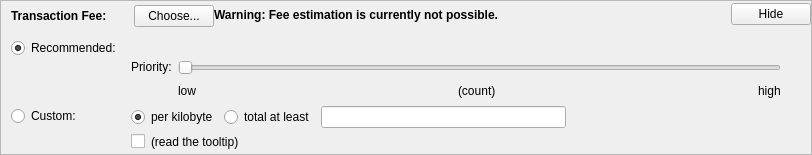
    <widget class="QFrame" name="frameFee">
     <property name="sizePolicy">
      <sizepolicy hsizetype="Expanding" vsizetype="Expanding">
       <horstretch>0</horstretch>
       <verstretch>0</verstretch>
      </sizepolicy>
     </property>
     <property name="maximumSize">
      <size>
       <width>16777215</width>
       <height>16777215</height>
      </size>
     </property>
     <property name="frameShape">
      <enum>QFrame::StyledPanel</enum>
     </property>
     <property name="frameShadow">
      <enum>QFrame::Sunken</enum>
     </property>
     <layout class="QVBoxLayout" name="verticalLayoutFee1">
      <property name="spacing">
       <number>0</number>
      </property>
      <property name="leftMargin">
       <number>0</number>
      </property>
      <property name="topMargin">
       <number>0</number>
      </property>
      <property name="rightMargin">
       <number>0</number>
      </property>
      <property name="bottomMargin">
       <number>0</number>
      </property>
      <item>
       <layout class="QVBoxLayout" name="verticalLayoutFee2" stretch="0,0,0">
        <property name="spacing">
         <number>0</number>
        </property>
        <property name="leftMargin">
         <number>10</number>
        </property>
        <property name="topMargin">
         <number>0</number>
        </property>
        <item>
         <layout class="QHBoxLayout" name="horizontalLayoutFee1">
          <property name="bottomMargin">
           <number>0</number>
          </property>
          <item>
           <layout class="QVBoxLayout" name="verticalLayoutFee7">
            <property name="spacing">
             <number>0</number>
            </property>
            <item>
             <spacer name="verticalSpacerSmartFee">
              <property name="orientation">
               <enum>Qt::Vertical</enum>
              </property>
              <property name="sizeType">
               <enum>QSizePolicy::Fixed</enum>
              </property>
              <property name="sizeHint" stdset="0">
               <size>
                <width>1</width>
                <height>4</height>
               </size>
              </property>
             </spacer>
            </item>
            <item>
             <layout class="QHBoxLayout" name="horizontalLayoutSmartFee">
              <property name="spacing">
               <number>10</number>
              </property>
              <item>
               <widget class="QLabel" name="labelFeeHeadline">
                <property name="sizePolicy">
                 <sizepolicy hsizetype="Preferred" vsizetype="Maximum">
                  <horstretch>0</horstretch>
                  <verstretch>0</verstretch>
                 </sizepolicy>
                </property>
                <property name="font">
                 <font>
                  <weight>75</weight>
                  <bold>true</bold>
                 </font>
                </property>
                <property name="styleSheet">
                 <string notr="true">font-weight:bold;</string>
                </property>
                <property name="text">
                 <string>Transaction Fee:</string>
                </property>
               </widget>
              </item>
              <item>
               <widget class="QLabel" name="labelFeeMinimized">
                <property name="text">
                 <string/>
                </property>
               </widget>
              </item>
              <item>
               <widget class="QPushButton" name="buttonChooseFee">
                <property name="text">
                 <string>Choose...</string>
                </property>
               </widget>
              </item>
             </layout>
            </item>
            <item>
             <spacer name="verticalSpacer_5">
              <property name="orientation">
               <enum>Qt::Vertical</enum>
              </property>
              <property name="sizeHint" stdset="0">
               <size>
                <width>1</width>
                <height>1</height>
               </size>
              </property>
             </spacer>
            </item>
           </layout>
          </item>
          <item>
           <widget class="QLabel" name="fallbackFeeWarningLabel">
            <property name="toolTip">
             <string>Using the fallbackfee can result in sending a transaction that will take several hours or days (or never) to confirm. Consider choosing your fee manually or wait until you have validated the complete chain.</string>
            </property>
            <property name="font">
            <font>
                <weight>75</weight>
                <bold>true</bold>
            </font>
            </property>
            <property name="text">
             <string>Warning: Fee estimation is currently not possible.</string>
            </property>
            <property name="wordWrap">
             <bool>false</bool>
            </property>
           </widget>
          </item>
          <item>
           <spacer name="horizontalSpacer_4">
            <property name="orientation">
             <enum>Qt::Horizontal</enum>
            </property>
            <property name="sizeType">
             <enum>QSizePolicy::MinimumExpanding</enum>
            </property>
            <property name="sizeHint" stdset="0">
             <size>
              <width>40</width>
              <height>20</height>
             </size>
            </property>
           </spacer>
          </item>
          <item>
           <widget class="QPushButton" name="buttonMinimizeFee">
            <property name="toolTip">
             <string>collapse fee-settings</string>
            </property>
            <property name="text">
             <string>Hide</string>
            </property>
           </widget>
          </item>
         </layout>
        </item>
        <item>
         <widget class="QFrame" name="frameFeeSelection">
          <layout class="QVBoxLayout" name="verticalLayoutFee12">
           <property name="spacing">
            <number>0</number>
           </property>
           <property name="leftMargin">
            <number>0</number>
           </property>
           <property name="topMargin">
            <number>0</number>
           </property>
           <property name="rightMargin">
            <number>0</number>
           </property>
           <property name="bottomMargin">
            <number>0</number>
           </property>
           <item>
            <layout class="QGridLayout" name="gridLayoutFee">
             <property name="topMargin">
              <number>10</number>
             </property>
             <property name="bottomMargin">
              <number>4</number>
             </property>
             <property name="horizontalSpacing">
              <number>10</number>
             </property>
             <property name="verticalSpacing">
              <number>4</number>
             </property>
             <item row="1" column="1">
              <layout class="QVBoxLayout" name="verticalLayoutFee8">
               <property name="spacing">
                <number>6</number>
               </property>
               <item>
                <layout class="QHBoxLayout" name="horizontalLayoutFee13">
                 <item>
                  <widget class="QRadioButton" name="radioCustomPerKilobyte">
                   <property name="toolTip">
                    <string>If the custom fee is set to 1000 koinu and the transaction is only 250 bytes, then &quot;per kilobyte&quot; only pays 250 koinu in fee, while &quot;total at least&quot; pays 1000 koinu. For transactions bigger than a kilobyte both pay by kilobyte.</string>
                   </property>
                   <property name="text">
                    <string>per kilobyte</string>
                   </property>
                   <property name="checked">
                    <bool>true</bool>
                   </property>
                   <attribute name="buttonGroup">
                    <string notr="true">groupCustomFee</string>
                   </attribute>
                  </widget>
                 </item>
                 <item>
                  <widget class="QRadioButton" name="radioCustomAtLeast">
                   <property name="toolTip">
                    <string>If the custom fee is set to 1000 koinu and the transaction is only 250 bytes, then &quot;per kilobyte&quot; only pays 250 koinu in fee, while &quot;total at least&quot; pays 1000 koinu. For transactions bigger than a kilobyte both pay by kilobyte.</string>
                   </property>
                   <property name="text">
                    <string>total at least</string>
                   </property>
                   <attribute name="buttonGroup">
                    <string notr="true">groupCustomFee</string>
                   </attribute>
                  </widget>
                 </item>
                 <item>
                  <widget class="BitcoinAmountField" name="customFee"/>
                 </item>
                 <item>
                  <spacer name="horizontalSpacer_6">
                   <property name="orientation">
                    <enum>Qt::Horizontal</enum>
                   </property>
                   <property name="sizeHint" stdset="0">
                    <size>
                     <width>1</width>
                     <height>1</height>
                    </size>
                   </property>
                  </spacer>
                 </item>
                </layout>
               </item>
               <item>
                <layout class="QHBoxLayout" name="horizontalLayoutFee8">
                 <item>
                  <widget class="QCheckBox" name="checkBoxMinimumFee">
                   <property name="toolTip">
                    <string>Paying only the minimum fee is just fine as long as there is less transaction volume than space in the blocks. But be aware that this can end up in a never confirming transaction once there is more demand for sixcoin transactions than the network can process.</string>
                   </property>
                   <property name="text">
                    <string/>
                   </property>
                  </widget>
                 </item>
                 <item>
                  <widget class="QLabel" name="labelMinFeeWarning">
                   <property name="enabled">
                    <bool>true</bool>
                   </property>
                   <property name="toolTip">
                    <string>Paying only the minimum fee is just fine as long as there is less transaction volume than space in the blocks. But be aware that this can end up in a never confirming transaction once there is more demand for sixcoin transactions than the network can process.</string>
                   </property>
                   <property name="text">
                    <string>(read the tooltip)</string>
                   </property>
                   <property name="margin">
                    <number>5</number>
                   </property>
                  </widget>
                 </item>
                 <item>
                  <spacer name="horizontalSpacer_2">
                   <property name="orientation">
                    <enum>Qt::Horizontal</enum>
                   </property>
                   <property name="sizeHint" stdset="0">
                    <size>
                     <width>1</width>
                     <height>1</height>
                    </size>
                   </property>
                  </spacer>
                 </item>
                </layout>
               </item>
              </layout>
             </item>
             <item row="0" column="0">
              <layout class="QVBoxLayout" name="verticalLayoutFee4" stretch="0,1">
               <item>
                <widget class="QRadioButton" name="radioSmartFee">
                 <property name="text">
                  <string>Recommended:</string>
                 </property>
                 <property name="checked">
                  <bool>true</bool>
                 </property>
                 <attribute name="buttonGroup">
                  <string notr="true">groupFee</string>
                 </attribute>
                </widget>
               </item>
               <item>
                <spacer name="verticalSpacer_2">
                 <property name="orientation">
                  <enum>Qt::Vertical</enum>
                 </property>
                 <property name="sizeHint" stdset="0">
                  <size>
                   <width>1</width>
                   <height>1</height>
                  </size>
                 </property>
                </spacer>
               </item>
              </layout>
             </item>
             <item row="1" column="0">
              <layout class="QVBoxLayout" name="verticalLayoutFee9" stretch="0,1">
               <item>
                <widget class="QRadioButton" name="radioCustomFee">
                 <property name="text">
                  <string>Custom:</string>
                 </property>
                 <attribute name="buttonGroup">
                  <string notr="true">groupFee</string>
                 </attribute>
                </widget>
               </item>
               <item>
                <spacer name="verticalSpacer_6">
                 <property name="orientation">
                  <enum>Qt::Vertical</enum>
                 </property>
                 <property name="sizeHint" stdset="0">
                  <size>
                   <width>1</width>
                   <height>1</height>
                  </size>
                 </property>
                </spacer>
               </item>
              </layout>
             </item>
             <item row="0" column="1">
              <layout class="QVBoxLayout" name="verticalLayoutFee3" stretch="0,0,1">
               <property name="spacing">
                <number>6</number>
               </property>
               <property name="topMargin">
                <number>2</number>
               </property>
               <item>
                <layout class="QHBoxLayout" name="horizontalLayoutFee12">
                 <item>
                  <widget class="QLabel" name="labelPriority">
                   <property name="text">
                    <string/>
                   </property>
                   <property name="margin">
                    <number>2</number>
                   </property>
                  </widget>
                 </item>
                 <item>
                  <widget class="QLabel" name="labelFeeEstimation">
                   <property name="text">
                    <string/>
                   </property>
                  </widget>
	         </item>
                 <!-- sixcoin does not use smart fees, so we do not have the smart fee warning here -->
                 <item>
                  <spacer name="horizontalSpacer_5">
                   <property name="orientation">
                    <enum>Qt::Horizontal</enum>
                   </property>
                   <property name="sizeHint" stdset="0">
                    <size>
                     <width>1</width>
                     <height>1</height>
                    </size>
                   </property>
                  </spacer>
                 </item>
                </layout>
               </item>
               <item>
                <layout class="QHBoxLayout" name="horizontalLayoutFee9">
                 <item>
                  <layout class="QVBoxLayout" name="verticalLayoutFee6">
                   <item>
                    <widget class="QLabel" name="labelPriority3">
                     <property name="text">
                      <string>Priority:</string>
                     </property>
                     <property name="margin">
                      <number>2</number>
                     </property>
                    </widget>
                   </item>
                   <item>
                    <spacer name="verticalSpacer_3">
                     <property name="orientation">
                      <enum>Qt::Vertical</enum>
                     </property>
                     <property name="sizeHint" stdset="0">
                      <size>
                       <width>1</width>
                       <height>1</height>
                      </size>
                     </property>
                    </spacer>
                   </item>
                  </layout>
                 </item>
                 <item>
                  <layout class="QVBoxLayout" name="verticalLayoutFee5">
                   <property name="rightMargin">
                    <number>30</number>
                   </property>
                   <item>
                    <widget class="QSlider" name="sliderSmartFee">
                     <property name="minimum">
                      <number>0</number>
                     </property>
                     <property name="maximum">
                      <number>5</number>
                     </property>
                     <property name="pageStep">
                      <number>1</number>
                     </property>
                     <property name="value">
                      <number>0</number>
                     </property>
                     <property name="orientation">
                      <enum>Qt::Horizontal</enum>
                     </property>
                     <property name="invertedAppearance">
                      <bool>false</bool>
                     </property>
                     <property name="invertedControls">
                      <bool>false</bool>
                     </property>
                     <property name="tickPosition">
                      <enum>QSlider::NoTicks</enum>
                     </property>
                    </widget>
                   </item>
                   <item>
                    <layout class="QHBoxLayout" name="horizontalLayoutFee10">
                     <item>
                      <widget class="QLabel" name="labelPriorityLow">
                       <property name="text">
                        <string>low</string>
                       </property>
                      </widget>
                     </item>
                     <item>
                      <spacer name="horizontalSpacer_7">
                       <property name="orientation">
                        <enum>Qt::Horizontal</enum>
                       </property>
                       <property name="sizeHint" stdset="0">
                        <size>
                         <width>40</width>
                         <height>20</height>
                        </size>
                       </property>
                      </spacer>
                     </item>
                     <item>
                      <widget class="QLabel" name="confirmationTargetLabel">
                       <property name="text">
                        <string notr="true">(count)</string>
                       </property>
                      </widget>
                     </item>
                     <item>
                      <spacer name="horizontalSpacer_3">
                       <property name="orientation">
                        <enum>Qt::Horizontal</enum>
                       </property>
                       <property name="sizeHint" stdset="0">
                        <size>
                         <width>40</width>
                         <height>20</height>
                        </size>
                       </property>
                      </spacer>
                     </item>
                     <item>
                      <widget class="QLabel" name="labelPriorityHigh">
                       <property name="text">
                        <string>high</string>
                       </property>
                      </widget>
                     </item>
                    </layout>
                   </item>
                  </layout>
                 </item>
                </layout>
               </item>
               <item>
                <spacer name="verticalSpacer_4">
                 <property name="orientation">
                  <enum>Qt::Vertical</enum>
                 </property>
                 <property name="sizeHint" stdset="0">
                  <size>
                   <width>1</width>
                   <height>1</height>
                  </size>
                 </property>
                </spacer>
               </item>
              </layout>
             </item>
            </layout>
           </item>
          </layout>
         </widget>
        </item>
        <item>
         <spacer name="verticalSpacerFee">
          <property name="orientation">
           <enum>Qt::Vertical</enum>
          </property>
          <property name="sizeHint" stdset="0">
           <size>
            <width>800</width>
            <height>1</height>
           </size>
          </property>
         </spacer>
        </item>
       </layout>
      </item>
     </layout>
    </widget>
